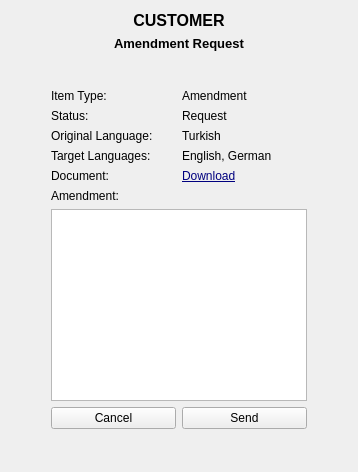
      <widget class="QWidget" name="pageCustomerAmendment">
       <layout class="QVBoxLayout" name="verticalLayout_28">
        <item>
         <widget class="QLabel" name="label_80">
          <property name="font">
           <font>
            <pointsize>12</pointsize>
            <weight>75</weight>
            <bold>true</bold>
           </font>
          </property>
          <property name="text">
           <string>CUSTOMER</string>
          </property>
          <property name="alignment">
           <set>Qt::AlignCenter</set>
          </property>
         </widget>
        </item>
        <item>
         <widget class="QLabel" name="label_88">
          <property name="font">
           <font>
            <pointsize>10</pointsize>
            <weight>75</weight>
            <bold>true</bold>
           </font>
          </property>
          <property name="text">
           <string>Amendment Request</string>
          </property>
          <property name="alignment">
           <set>Qt::AlignCenter</set>
          </property>
         </widget>
        </item>
        <item>
         <spacer name="verticalSpacer_13">
          <property name="orientation">
           <enum>Qt::Vertical</enum>
          </property>
          <property name="sizeHint" stdset="0">
           <size>
            <width>20</width>
            <height>32</height>
           </size>
          </property>
         </spacer>
        </item>
        <item>
         <layout class="QHBoxLayout" name="horizontalLayout_44">
          <item>
           <spacer name="horizontalSpacer_16">
            <property name="orientation">
             <enum>Qt::Horizontal</enum>
            </property>
            <property name="sizeHint" stdset="0">
             <size>
              <width>40</width>
              <height>20</height>
             </size>
            </property>
           </spacer>
          </item>
          <item>
           <layout class="QVBoxLayout" name="verticalLayout">
            <item>
             <layout class="QHBoxLayout" name="horizontalLayout_41">
              <item>
               <widget class="QLabel" name="label_91">
                <property name="minimumSize">
                 <size>
                  <width>120</width>
                  <height>0</height>
                 </size>
                </property>
                <property name="text">
                 <string>Item Type:</string>
                </property>
               </widget>
              </item>
              <item>
               <widget class="QLabel" name="label_99">
                <property name="minimumSize">
                 <size>
                  <width>120</width>
                  <height>0</height>
                 </size>
                </property>
                <property name="text">
                 <string>Amendment</string>
                </property>
               </widget>
              </item>
             </layout>
            </item>
            <item>
             <layout class="QHBoxLayout" name="horizontalLayout_42">
              <item>
               <widget class="QLabel" name="label_92">
                <property name="minimumSize">
                 <size>
                  <width>120</width>
                  <height>0</height>
                 </size>
                </property>
                <property name="text">
                 <string>Status:</string>
                </property>
               </widget>
              </item>
              <item>
               <widget class="QLabel" name="label_100">
                <property name="minimumSize">
                 <size>
                  <width>120</width>
                  <height>0</height>
                 </size>
                </property>
                <property name="text">
                 <string>Request</string>
                </property>
               </widget>
              </item>
             </layout>
            </item>
            <item>
             <layout class="QHBoxLayout" name="horizontalLayout_45">
              <item>
               <widget class="QLabel" name="label_93">
                <property name="minimumSize">
                 <size>
                  <width>120</width>
                  <height>0</height>
                 </size>
                </property>
                <property name="text">
                 <string>Original Language:</string>
                </property>
               </widget>
              </item>
              <item>
               <widget class="QLabel" name="label_101">
                <property name="minimumSize">
                 <size>
                  <width>120</width>
                  <height>0</height>
                 </size>
                </property>
                <property name="text">
                 <string>Turkish</string>
                </property>
               </widget>
              </item>
             </layout>
            </item>
            <item>
             <layout class="QHBoxLayout" name="horizontalLayout_46">
              <item>
               <widget class="QLabel" name="label_94">
                <property name="minimumSize">
                 <size>
                  <width>120</width>
                  <height>0</height>
                 </size>
                </property>
                <property name="text">
                 <string>Target Languages:</string>
                </property>
               </widget>
              </item>
              <item>
               <widget class="QLabel" name="label_102">
                <property name="minimumSize">
                 <size>
                  <width>120</width>
                  <height>0</height>
                 </size>
                </property>
                <property name="text">
                 <string>English, German</string>
                </property>
               </widget>
              </item>
             </layout>
            </item>
            <item>
             <layout class="QHBoxLayout" name="horizontalLayout_47">
              <item>
               <widget class="QLabel" name="label_96">
                <property name="minimumSize">
                 <size>
                  <width>120</width>
                  <height>0</height>
                 </size>
                </property>
                <property name="text">
                 <string>Document:</string>
                </property>
               </widget>
              </item>
              <item>
               <widget class="QLabel" name="label_104">
                <property name="minimumSize">
                 <size>
                  <width>120</width>
                  <height>0</height>
                 </size>
                </property>
                <property name="styleSheet">
                 <string notr="true">color: rgb(0, 0, 127);
font: 8pt &quot;MS Shell Dlg 2&quot;;
text-decoration: underline;</string>
                </property>
                <property name="text">
                 <string>Download</string>
                </property>
               </widget>
              </item>
             </layout>
            </item>
            <item>
             <widget class="QLabel" name="label_98">
              <property name="sizePolicy">
               <sizepolicy hsizetype="Fixed" vsizetype="Fixed">
                <horstretch>0</horstretch>
                <verstretch>0</verstretch>
               </sizepolicy>
              </property>
              <property name="minimumSize">
               <size>
                <width>120</width>
                <height>0</height>
               </size>
              </property>
              <property name="text">
               <string>Amendment:</string>
              </property>
             </widget>
            </item>
            <item>
             <widget class="QTextEdit" name="textEdit"/>
            </item>
            <item>
             <layout class="QHBoxLayout" name="horizontalLayout_43">
              <item>
               <widget class="QPushButton" name="pushButton_28">
                <property name="text">
                 <string>Cancel</string>
                </property>
               </widget>
              </item>
              <item>
               <widget class="QPushButton" name="pushButton_29">
                <property name="text">
                 <string>Send</string>
                </property>
               </widget>
              </item>
             </layout>
            </item>
           </layout>
          </item>
          <item>
           <spacer name="horizontalSpacer_17">
            <property name="orientation">
             <enum>Qt::Horizontal</enum>
            </property>
            <property name="sizeHint" stdset="0">
             <size>
              <width>40</width>
              <height>20</height>
             </size>
            </property>
           </spacer>
          </item>
         </layout>
        </item>
        <item>
         <spacer name="verticalSpacer_14">
          <property name="orientation">
           <enum>Qt::Vertical</enum>
          </property>
          <property name="sizeHint" stdset="0">
           <size>
            <width>20</width>
            <height>32</height>
           </size>
          </property>
         </spacer>
        </item>
       </layout>
      </widget>
